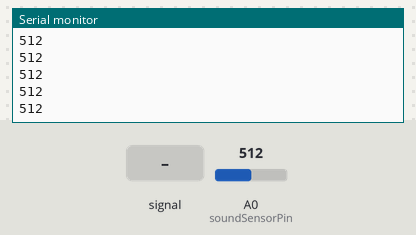
Bench run of a sketch on a simulated Arduino Uno, built with avr-gcc and run on an emulated ATmega328P. Parts: the last lines printed to the serial monitor. The inputs (shaded band) are chosen by the test bench; at power-on: A0 (soundSensorPin) = 512.

Above: at 1.2 s.
1.3 s: A0 (soundSensorPin) fed a 200 Hz sine of ±81 counts around its level
At 1.31 s:
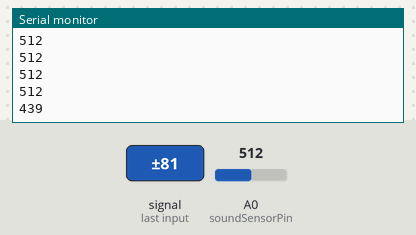
2.8 s: A0 (soundSensorPin) set to 716
At 2.81 s:
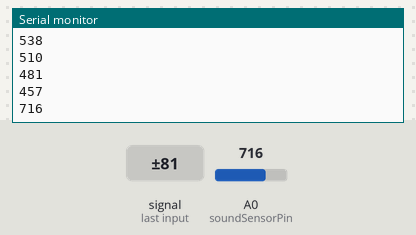
4.3 s: A0 (soundSensorPin) fed a 1000 Hz sine of ±255 counts around its level
At 4.32 s:
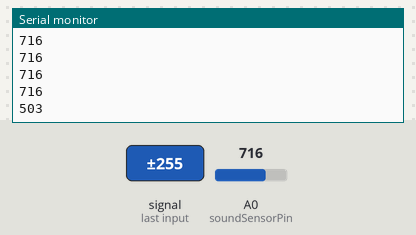
5.8 s: A0 (soundSensorPin) set to 900
At 5.82 s:
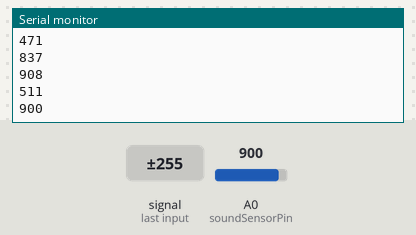
Timing chart, 0 to 8.3 s (numbered marks = the images above; inputs shaded):
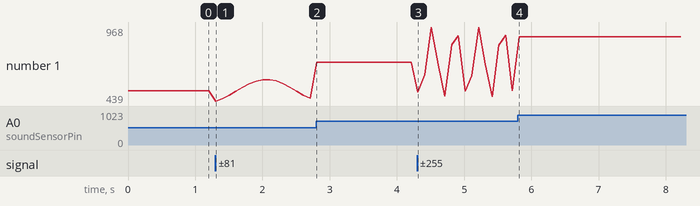

Measured:
- after the input at 1.3 s, the serial monitor: prints a new line at once (image 1)
- after the input at 2.8 s, the serial monitor: prints a new line at once (image 2)
- after the input at 4.3 s, the serial monitor: prints a new line at once (image 3)
- after the input at 5.8 s, the serial monitor: prints a new line at once (image 4)
- plotted number 1: 512 → 457 after the input at 1.3 s, 457 → 716 after the input at 2.8 s, 716 → 511 after the input at 4.3 s, 511 → 900 after the input at 5.8 s

The sketch:

sketch_jul22a.ino
```cpp
const int soundSensorPin = A0;

void setup() {
  Serial.begin(115200); // Khởi động
  pinMode(soundSensorPin, INPUT);
}

void loop() {
  int soundValue = analogRead(soundSensorPin); // Đọc giá trị từ cảm biến âm thanh
  Serial.println(soundValue); // giá trị trên Serial Monitor
  delay(100); // Trễ 100ms để không làm quá tải
}
```
